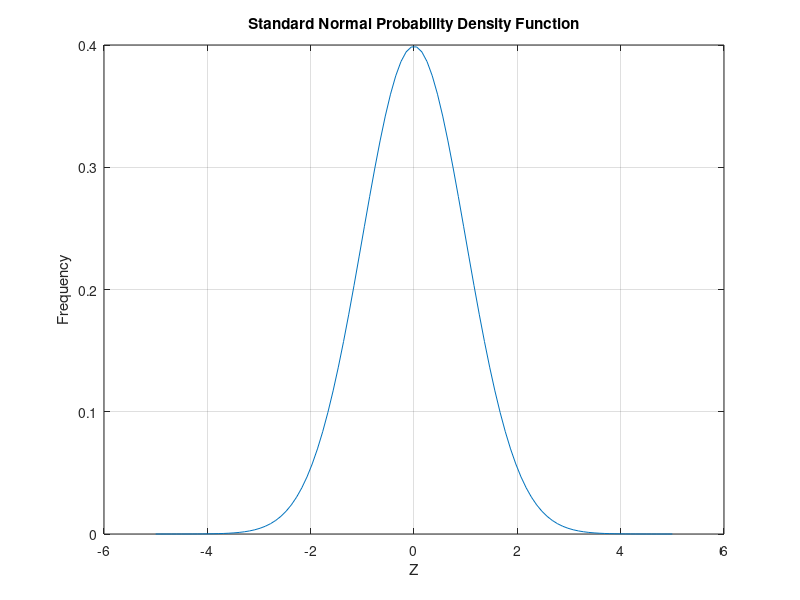

Here is the MATLAB script that generated this plot:
%Define variables
z = linspace(-5,5);
%Define function
f_z = (1/(sqrt(2*pi)))*exp((-z.^(2)/2));
%Plot function
plot(z,f_z);
hold on
grid on
title('Standard Normal Probability Density Function');
xlabel('Z');
ylabel('Frequency');
hold off